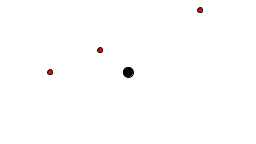
Frame 1 (no input)
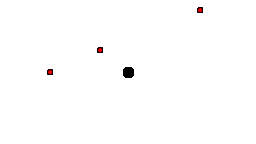
Frame 60 (the mouse pressed at the canvas centre just before this capture)
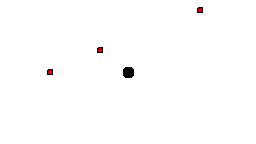
Frame 120 (the mouse held since frame 60 and released just before this capture)

The Processing sketch that drew these frames (run headless with seeded random() and noise(); from frame 60 on, the mouse is pressed at the canvas centre):

// Processing sketch: Vision_Picking_Tool
// ── Vision_Picking_Tool.pde
//Nonworking, experimental code to determine which vision target(contour) is closest to the center of the camera screen to select it as the target.

public ArrayList<Contour> contours= new ArrayList<Contour>();
public Contour a= new Contour(200,10);
public Contour b= new Contour(100,50);
public Contour c= new Contour(50,72);

public Contour ClosestC;
public int x= contours.size()+1;
void setup(){
size(256,144);
background(255);
contours.add(a);
contours.add(b);
contours.add(c);
}
void runCheck(){
  for(int i=0; i < contours.size();i++){
    x=i;
    if(i-1<0){
         if(contours.get(i).distanceToCenter()>contours.get(contours.size()-1).distanceToCenter()){
        contours.get(contours.size()-1).setClosest(true);
        contours.get(i).setClosest(false);
         ClosestC=contours.get(contours.size()-1);
         
      } else{
        contours.get(i).setClosest(true);
        contours.get(contours.size()-1).setClosest(false);
        ClosestC=contours.get(i);
      } 
      } else {
        if(contours.get(i).distanceToCenter()>contours.get(i-1).distanceToCenter()){
        contours.get(i-1).setClosest(true);
        contours.get(i).setClosest(false);
        ClosestC=contours.get(i-1);
      } else{
        contours.get(i).setClosest(true);
        contours.get(i-1).setClosest(false);
        ClosestC=contours.get(i);
      } 
    
    }
  }
}
void draw(){
  fill(0);
  ellipse(width/2,height/2,10,10);
  a.draw();
  b.draw();
  c.draw();
  if(x>contours.size()){
  runCheck();
  
  }
}
void mousePressed(){
  //println(contours.size());
  //All of these come up as false no matter what.
  println(a.isClosest);
  println(b.isClosest);
  println(c.isClosest);
}

// ── Contour.pde
public class Contour{
  public int centerX,centerY;
  public boolean isClosest;
  Contour(int x,int y){
    centerX=x;
    centerY=y;
  }
  public double distanceToCenter(){
  return (double)Math.hypot((centerX-(width/2)),(centerY-(height/2)));
  }
  public void draw(){
  if(isClosest){
  fill(0,255,0);
  }else{
  fill(255,0,0);
  }
  ellipse(centerX,centerY,5,5);
  }
  public void setClosest(boolean c){
  isClosest=c;
}
}
